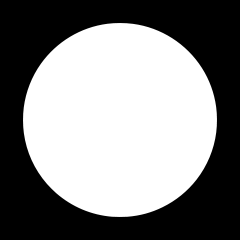
#> input picture Shape_Detection/whitecircle.png, 240 x 240 px
$ python detect_shapes.py
#> lines starting #> are read from the running program, lines starting #| are printed output that depends on the picture; after the words box and inside, x2 and y2 are one past the last pixel; in counts of white or black regions, pixels touching at a corner belong together
### Shape_Detection/pyimagesearch/shapedetector.py
# import the necessary packages
import cv2


class ShapeDetector:
    def __init__(self):
        pass

    def detect(self, c):
        # initialize the shape name and approximate the contour
        shape = "unidentified"
        peri = cv2.arcLength(c, True)
        approx = cv2.approxPolyDP(c, 0.04 * peri, True)

        # if the shape is a triangle, it will have 3 vertices
        if len(approx) == 3:
            shape = "triangle"

        # if the shape has 4 vertices, it is either a square or
        # a rectangle
        elif len(approx) == 4:
            # compute the bounding box of the contour and use the
            # bounding box to compute the aspect ratio
            (x, y, w, h) = cv2.boundingRect(approx)
            ar = w / float(h)

            # a square will have an aspect ratio that is approximately
            # equal to one, otherwise, the shape is a rectangle
            shape = "square" if ar >= 0.95 and ar <= 1.05 else "rectangle"

        # if the shape is a pentagon, it will have 5 vertices
        elif len(approx) == 5:
            shape = "pentagon"

        # otherwise, we assume the shape is a circle
        else:
            shape = "circle"

        # return the name of the shape
        return shape

### Shape_Detection/detect_shapes.py
# import the necessary packages
from pyimagesearch.shapedetector import ShapeDetector
import argparse
import imutils
import cv2

# construct the argument parse and parse the arguments
#ap = argparse.ArgumentParser()
#ap.add_argument("-i", "--image", required=True,
               # help="path to the input image")
#args = vars(ap.parse_args())

# load the image and resize it to a smaller factor so that
# the shapes can be approximated better
#image = cv2.imread(args["image"])
image = cv2.imread("whitecircle.png")
#> image is the input picture: shape (240, 240, 3); min 0, max 255, mean 130.9
image = cv2.imread("differentshapes.jpg")
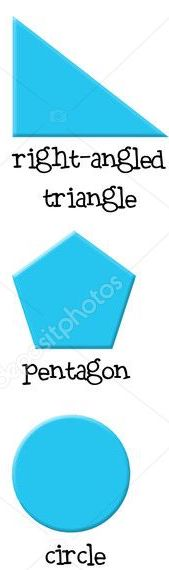
#> input picture Shape_Detection/differentshapes.jpg, 169 x 570 px
#> image is the input picture: shape (570, 169, 3); mean B, G, R 240.7, 228.1, 179.6
image = cv2.imread("6shapes.jpg")
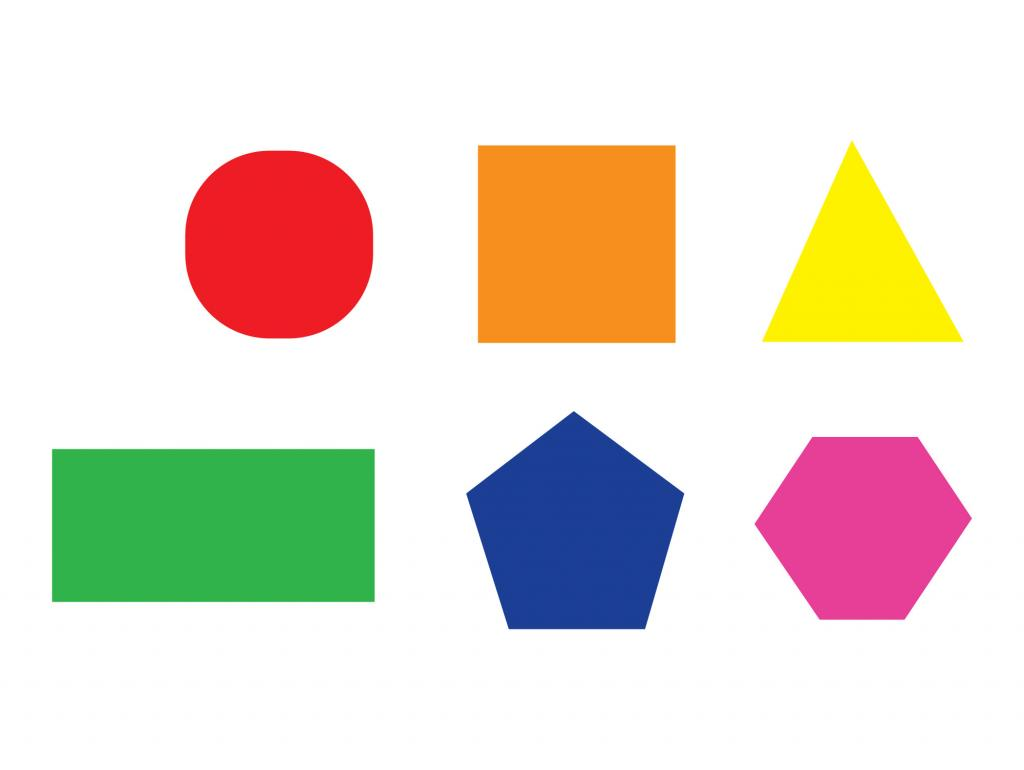
#> input picture Shape_Detection/6shapes.jpg, 1024 x 770 px
#> image is the input picture: shape (770, 1024, 3); mean B, G, R 209.7, 220.8, 230.4
image = cv2.bitwise_not(image)
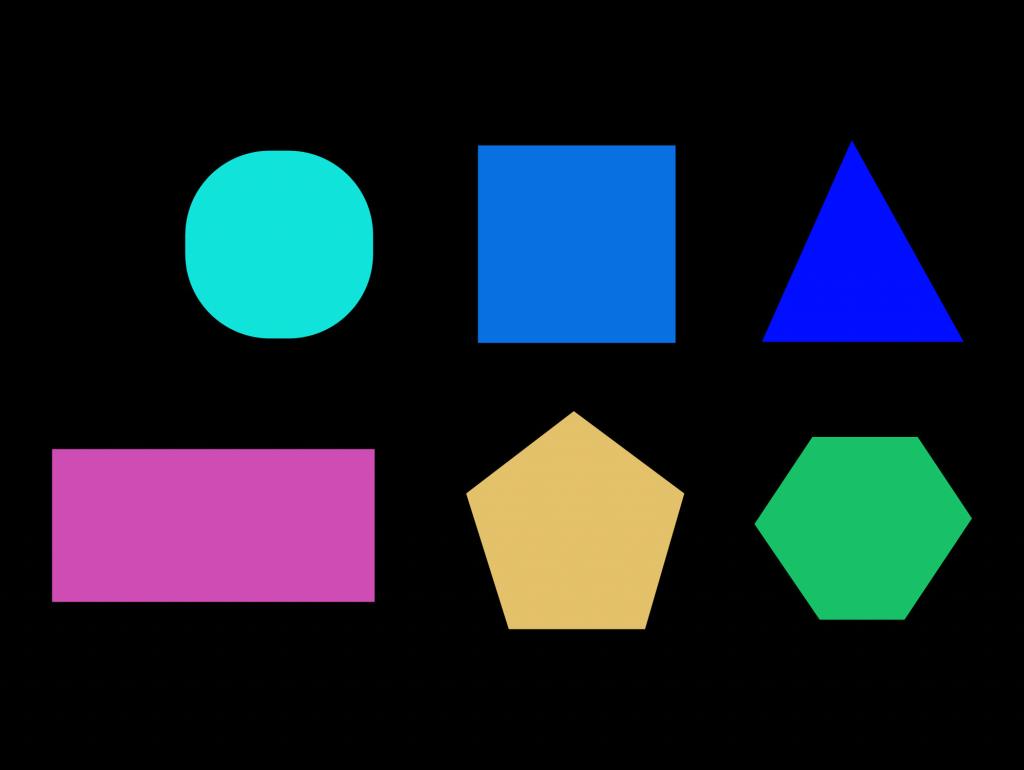
#> image: shape (770, 1024, 3); mean B, G, R 45.3, 34.2, 24.6
#image = cv2.cvtColor(image, cv2.COLOR_BGR2GRAY)
resized = imutils.resize(image, width=500)
image = imutils.resize(image, width=500)
#ratio = image.shape[0] / float(resized.shape[0])
ratio = 1.0
# convert the resized image to grayscale, blur it slightly,
# and threshold it
gray = cv2.cvtColor(resized, cv2.COLOR_BGR2GRAY)
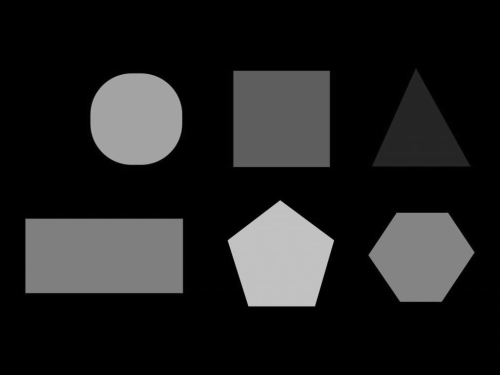
#> gray: shape (375, 500); min 0, max 201, mean 32.6
blurred = cv2.GaussianBlur(gray, (5, 5), 0)
#thresh = cv2.threshold(blurred, 80, 150, cv2.THRESH_BINARY)[1]
ret,thresh = cv2.threshold(blurred, 30, 150, cv2.THRESH_BINARY)
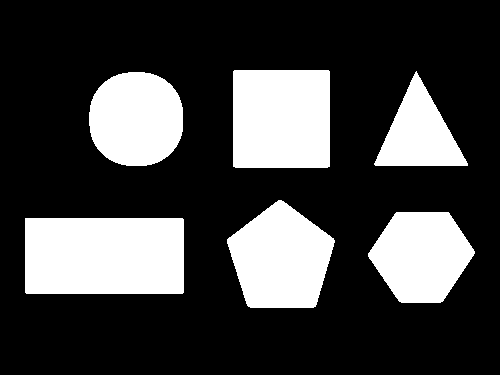
#> thresh: shape (375, 500); values 0 (black) and 150 (white), 26% white; 6 white regions
# find contours in the thresholded image and initialize the
# shape detector
cnts = cv2.findContours(thresh.copy(), cv2.RETR_EXTERNAL,
                        cv2.CHAIN_APPROX_SIMPLE)
#> cnts = 6 contours; box (x1, y1, x2, y2) and area: (25, 218, 184, 294) 11848, (233, 70, 330, 168) 9308, (227, 200, 335, 308) 8117, (89, 72, 183, 166) 7123, (368, 212, 475, 303) 6928, (374, 71, 468, 166) 4451
cnts = imutils.grab_contours(cnts)
sd = ShapeDetector()

#cv2.imshow("Image", blurred)
#cv2.waitKey(0)
# loop over the contours
print("Total contour(s) found: "+ str(len(cnts)))
#| Total contour(s) found: 6
qualifiedShape = 0
for c in cnts:
    # compute the center of the contour, then detect the name of the
    # shape using only the contour
    M = cv2.moments(c)
    if (M["m00"] != 0) and (cv2.contourArea(c) > 3000):
        cX = int((M["m10"] / M["m00"]) * ratio)
        cY = int((M["m01"] / M["m00"]) * ratio)
        shape = sd.detect(c)
        print("Possible shape: "+ shape)
        # multiply the contour (x, y)-coordinates by the resize ratio,
        # then draw the contours and the name of the shape on the image
        c = c.astype("float")
        c *= ratio
        c = c.astype("int")
        cv2.drawContours(image, [c], -1, (0, 255, 0), 2)
        cv2.putText(image, shape, (cX, cY), cv2.FONT_HERSHEY_SIMPLEX,
                    0.5, (255, 255, 255), 2)
        qualifiedShape+=1
#> this loop made 6 passes
#> (cX, cY, shape, peri in detect, approx in detect, x in detect, y in detect, w in detect) on passes 1, 6: (103, 255, 'rectangle', 464.2, [[25, 218], [26, 293], [183, 292], [182, 218]], 25, 218, 159), (281, 118, 'square', 383.7, [[234, 70], [233, 166], [329, 166], [329, 71]], 233, 70, 97)
#> (cX, cY, shape, peri in detect, approx in detect) on pass 5: (418, 133, 'triangle', 318.9, [[416, 71], [374, 164], [467, 165]])
#| Possible shape: rectangle
#| Possible shape: circle
#| Possible shape: pentagon
#| Possible shape: circle
#| Possible shape: triangle
#| Possible shape: square
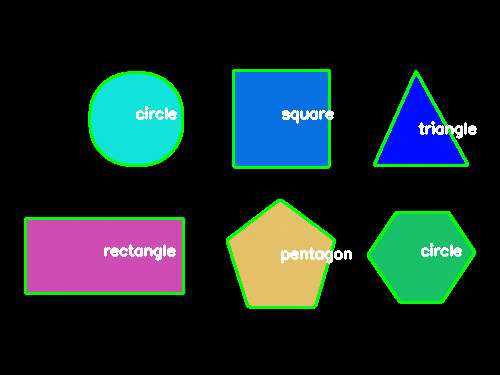
#> image: shape (375, 500, 3); mean B, G, R 43.6, 43.4, 25.5
#> after the loop, cX = 281; cY = 118; qualifiedShape = 6
print("Total qualified contour(s) found: " + str(qualifiedShape))
#| Total qualified contour(s) found: 6
    # show the output image
cv2.imshow("Image", image)
cv2.waitKey(0)
